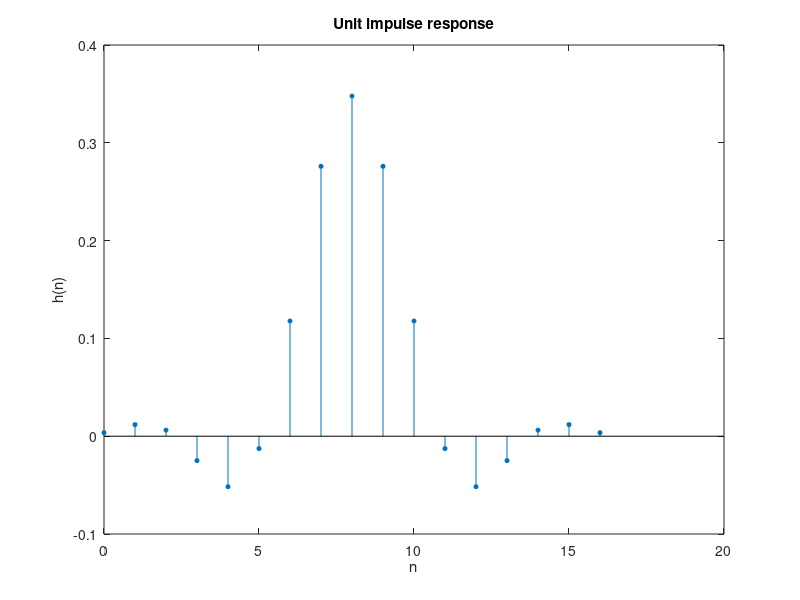
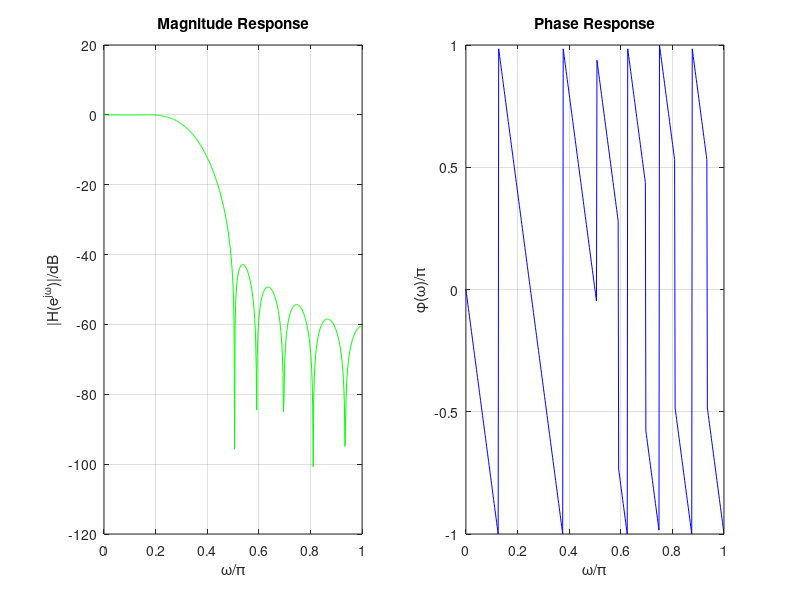

The MATLAB source for these figures, in order:
% Low-pass filter
Wp=0.2*pi; Ws=pi/2; Rs=40; B=Ws-Wp;
beta=0.5842*(Rs-21)^0.4+0.07886*(Rs-21)
N0=ceil((Rs-7.95)/2.285/B)+1;
N=N0+mod(N0+1,2)
Wc=(Wp+Ws)/2/pi

h=fir1(N-1,Wc,kaiser(N,beta));

figure(1)
n=0:1:N-1;
stem(n, h, 'filled', 'MarkerSize', 3);
xlabel('n'); ylabel('h(n)');
title('Unit impulse response');

[H,W] = freqz(h,1,512);
figure(2)
subplot(1,2,1);
plot(W/pi,20*log10(abs(H)),'g'); grid on;
xlabel('\omega/\pi'); ylabel('|H(e^j^\omega)|/dB');
title('Magnitude Response');
subplot(1,2,2);
plot(W/pi,angle(H)/pi,'b');grid on;
xlabel('\omega/\pi'); ylabel('\phi(\omega)/\pi');
title('Phase Response');